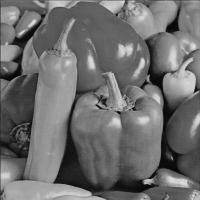
#> input picture Imagenes/peppers.jpeg, 200 x 200 px
$ python EstiramientoHistograma.py
#> lines starting #> are read from the running program, lines starting #| are printed output that depends on the picture
import cv2
import numpy as np
import matplotlib.pyplot as plt


def histograma(image):
    (height, width) = image.shape
    hist = np.zeros(256, np.uint32)
    for i in range(width):
        for j in range(height):
            hist[image[i, j]] += 1
    return hist

def estirarHistograma(img_path):
    image = cv2.imread(img_path, cv2.IMREAD_GRAYSCALE)


    rmin = np.min(image)
    rmax = np.max(image)

    result_image = (255/(rmax - rmin)) * (image - rmin)

    return (result_image, histograma(result_image.astype(int)))
if __name__ == '__main__':
    image = cv2.imread("../Imagenes/peppers.jpeg", cv2.IMREAD_GRAYSCALE)
#> image is the input picture: shape (200, 200); min 0, max 227, mean 109.9
    f = histograma(image)
#> f = 256 values, max 606 at index 98, min 0 at index 225, mean 156.2
    (image_final, r) = estirarHistograma("../Imagenes/peppers.jpeg")
#> in estirarHistograma, `rmin = np.min(image)`: rmin = 0
#> in estirarHistograma, `rmax = np.max(image)`: rmax = 227
#> in estirarHistograma, `result_image = (255/(rmax - rmin)) * (image - rmin)`:
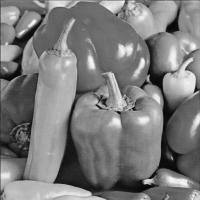
#> result_image: shape (200, 200) float64; min 0, max 255, mean 123.4; drawn with min black and max white
#> r = 256 values, max 606 at index 110, min 0 at index 9, mean 156.2
    fig = plt.subplots(1, 1)
    #plt.bar(f, np.max(f)+ 10)
    plt.imshow(image_final, cmap='gray', vmin=0, vmax=255)
    plt.show()
